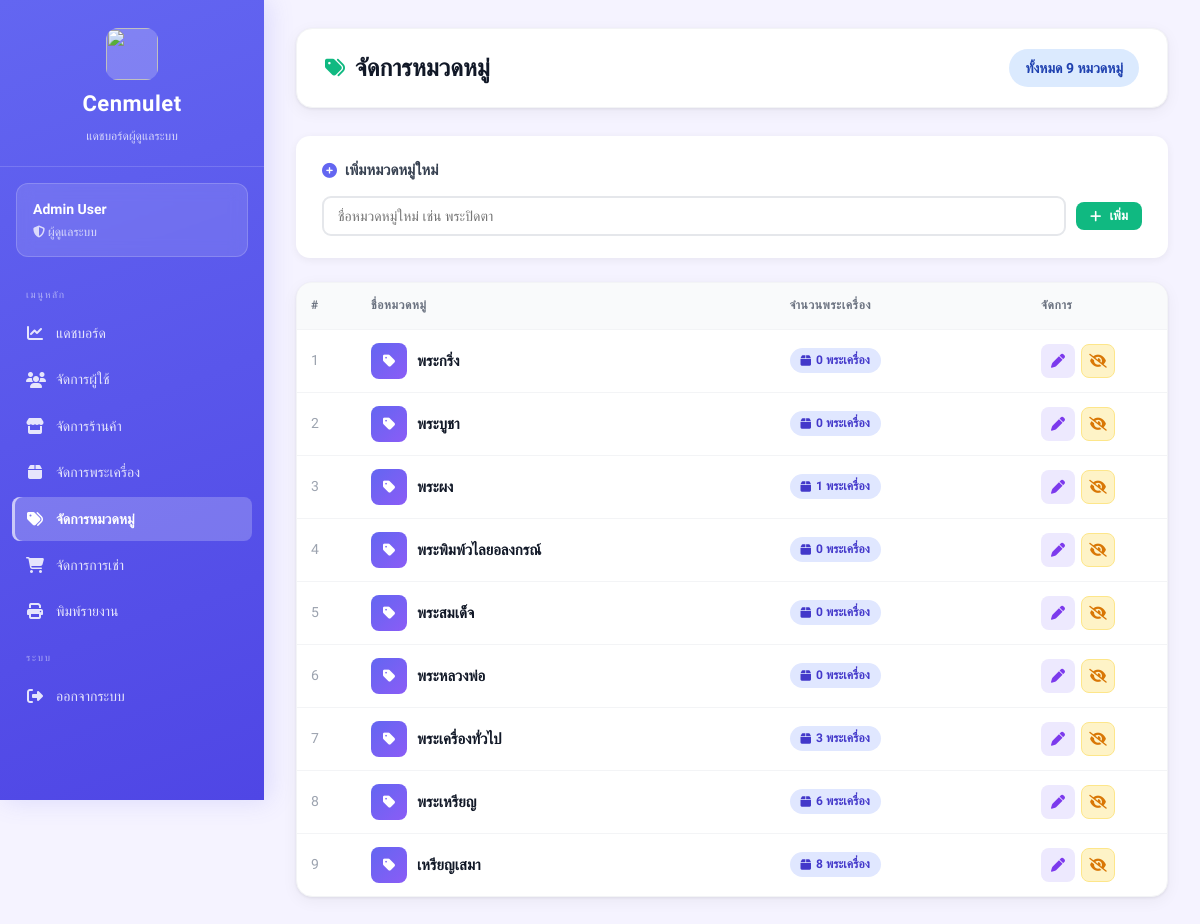
The page /views/admin/categories.php (signed in) on the database as committed earlier.
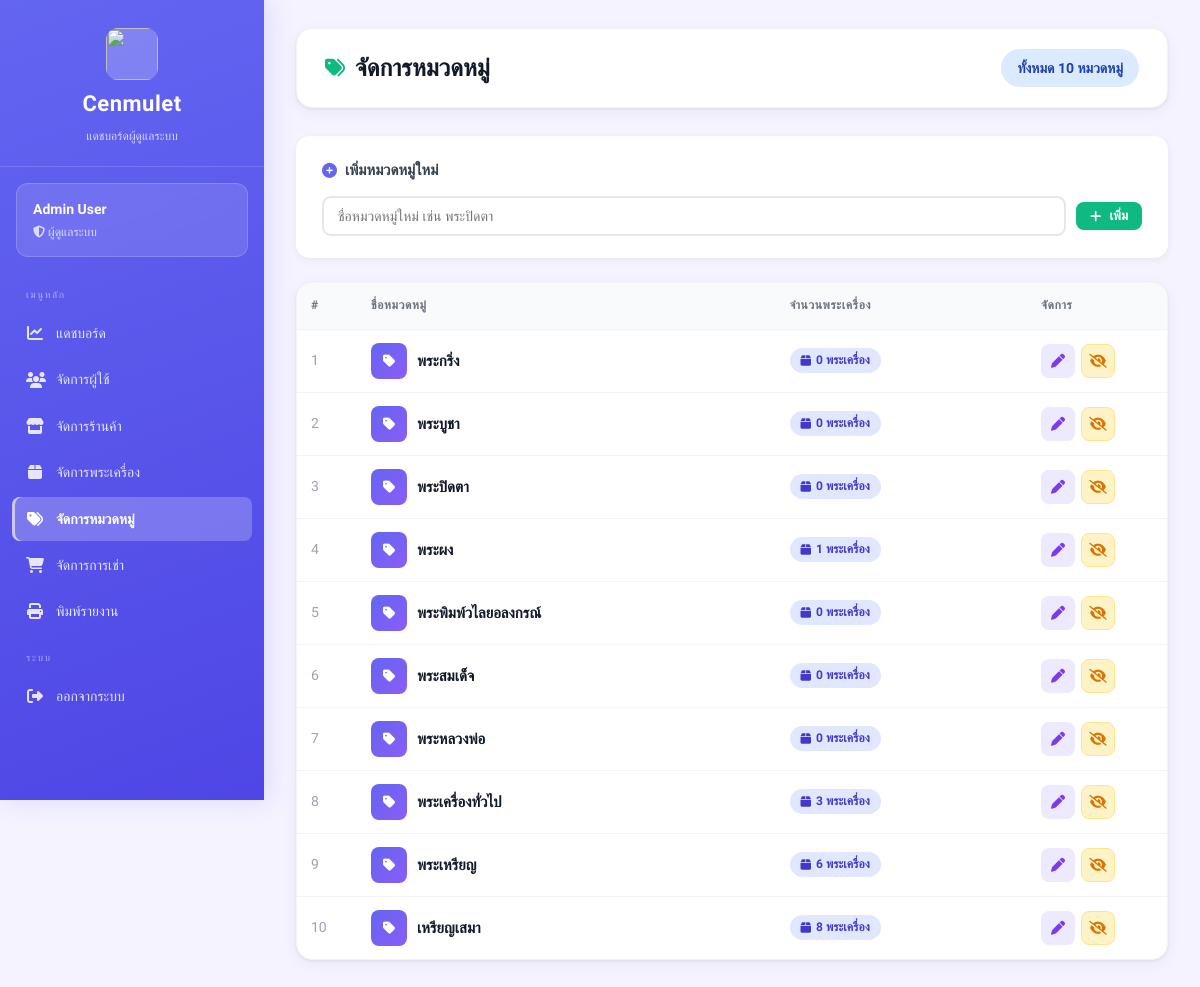
The same page on the database as committed later.
### tables this page shows
CREATE TABLE categories (
    id INTEGER PRIMARY KEY AUTOINCREMENT,
    category_name TEXT
, is_hidden INTEGER DEFAULT 0);

### views/admin/categories.php (the view, shortened to what this page needs)
<?php
require_once __DIR__ . "/../../config/db.php";
$categories = $db->query("
    SELECT c.id, c.category_name, COALESCE(c.is_hidden, 0) as is_hidden,
           COUNT(a.id) as product_count
    FROM categories c
    LEFT JOIN amulets a ON c.id = a.categoryId
    GROUP BY c.id
    ORDER BY c.category_name ASC
")->fetchAll(PDO::FETCH_ASSOC);
$total = count($categories);
?>
<!DOCTYPE html>
<html lang="th">
<head>
    <link rel="stylesheet" href="/public/css/dashboard.css">
    <link rel="stylesheet" href="https://cdnjs.cloudflare.com/ajax/libs/font-awesome/6.5.1/css/all.min.css">
</head>
<body class="admin">
<div class="dashboard-container">
<?php include __DIR__ . '/_sidebar.php'; ?>
<main class="main-content">
    <div class="top-bar">
        <h1><i class="fa-solid fa-tags"></i> จัดการหมวดหมู่</h1>
        <span class="badge badge-info" style="font-size:14px;padding:8px 16px">
            ทั้งหมด <?php echo $total; ?> หมวดหมู่
        </span>
    </div>
    <div class="cat-form-card">
        <h3><i class="fa-solid fa-plus-circle"></i> เพิ่มหมวดหมู่ใหม่</h3>
        <form action="/admin/category_action.php" method="POST">
            <div class="cat-input-row">
                <input type="text" name="category_name" id="newCategoryName"
                       placeholder="ชื่อหมวดหมู่ใหม่ เช่น พระปิดตา" required maxlength="100"
                       autocomplete="off">
                <button type="submit" class="btn btn-primary btn-sm" style="white-space:nowrap">
                    <i class="fa-solid fa-plus"></i> เพิ่ม
                </button>
            </div>
        </form>
    </div>
    <div class="card">
        <div class="table-wrapper">
        <?php if (count($categories) > 0): ?>
        <table id="catTable">
            <thead>
                <tr>
                    <th style="width:60px">#</th>
                    <th>ชื่อหมวดหมู่</th>
                    <th>จำนวนพระเครื่อง</th>
                    <th style="width:140px">จัดการ</th>
                </tr>
            </thead>
            <tbody>
            <?php foreach ($categories as $i => $c): ?>
            <tr id="row-<?php echo $c['id']; ?>" class="<?php echo $c['is_hidden'] ? 'cat-hidden' : ''; ?>">
                <td style="color:#9ca3af"><?php echo $i + 1; ?></td>
                <td>
                    <div id="view-<?php echo $c['id']; ?>"
                         style="display:flex;align-items:center;gap:10px">
                        <div style="width:36px;height:36px;border-radius:8px;background:<?php echo $c['is_hidden'] ? '#e5e7eb' : 'linear-gradient(135deg,#6366f1,#8b5cf6)'; ?>;display:flex;align-items:center;justify-content:center;color:<?php echo $c['is_hidden'] ? '#9ca3af' : '#fff'; ?>;flex-shrink:0">
                            <i class="fa-solid <?php echo $c['is_hidden'] ? 'fa-eye-slash' : 'fa-tag'; ?>"></i>
                        </div>
                        <strong style="font-size:15px"><?php echo htmlspecialchars($c['category_name']); ?></strong>
                    </div>
                </td>
                <td>
                    <span class="cat-count-chip">
                        <i class="fa-solid fa-box"></i>
                        <?php echo number_format($c['product_count']); ?> พระเครื่อง
                    </span>
                </td>
                <td>
                    <div id="viewBtns-<?php echo $c['id']; ?>" style="display:flex;gap:6px">
                        <button class="btn-icon edit-cat" title="แก้ไข"
                                onclick="startEdit(<?php echo $c['id']; ?>)">
                            <i class="fa-solid fa-pen"></i>
                        </button>
                        <form action="/admin/category_action.php" method="POST">
                            <?php if ($c['is_hidden']): ?>
                            <button type="submit" class="btn-icon show-cat" title="แสดงหมวดหมู่">
                                <i class="fa-solid fa-eye"></i>
                            </button>
                            <?php else: ?>
                            <button type="submit" class="btn-icon hide-cat" title="ซ่อนหมวดหมู่">
                                <i class="fa-solid fa-eye-slash"></i>
                            </button>
                            <?php endif; ?>
                        </form>
                    </div>
                </td>
            </tr>
            <?php endforeach; ?>
            </tbody>
        </table>
        <?php endif; ?>
        </div>
    </div>
</main>
</div>
</body>
</html>

Rows that differ between the two databases and show on the page:
added categories: category_name "พระปิดตา", product_count "0"
Other text that changed with them:
$total: "9" → "10"
